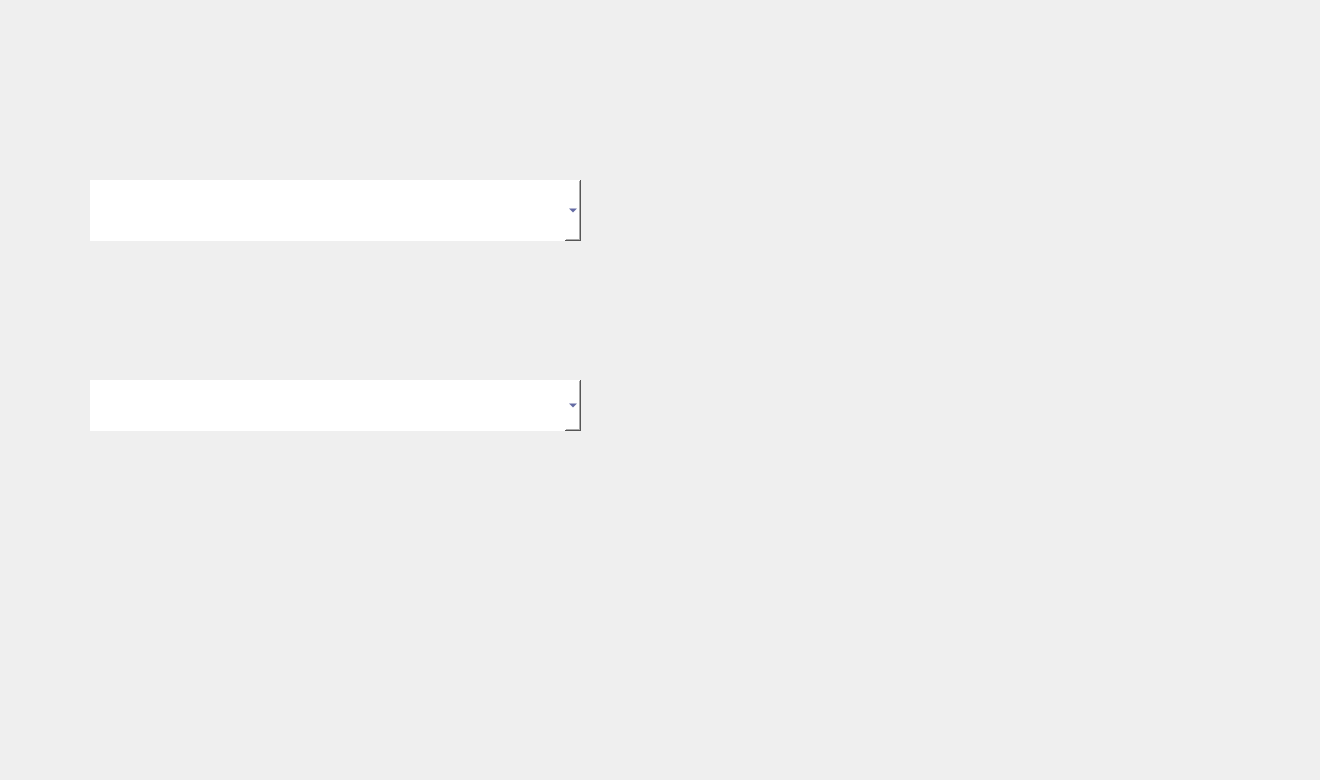
      <widget class="QWidget" name="asignarMaestros">
       <widget class="QLabel" name="label_9">
        <property name="geometry">
         <rect>
          <x>0</x>
          <y>0</y>
          <width>1311</width>
          <height>771</height>
         </rect>
        </property>
        <property name="text">
         <string/>
        </property>
        <property name="pixmap">
         <pixmap resource="imagenes.qrc">:/Fondos/AsignarMaestro.png</pixmap>
        </property>
        <property name="scaledContents">
         <bool>true</bool>
        </property>
       </widget>
       <widget class="QPushButton" name="aceptarAsignacion">
        <property name="geometry">
         <rect>
          <x>80</x>
          <y>520</y>
          <width>511</width>
          <height>51</height>
         </rect>
        </property>
        <property name="styleSheet">
         <string notr="true">background: transparent;
border: none;</string>
        </property>
        <property name="text">
         <string/>
        </property>
       </widget>
       <widget class="QComboBox" name="claseComboBox">
        <property name="geometry">
         <rect>
          <x>90</x>
          <y>180</y>
          <width>491</width>
          <height>61</height>
         </rect>
        </property>
        <property name="styleSheet">
         <string notr="true">background: white;
font: 75 14pt &quot;Segoe UI&quot;;
border: none;
color: rgb(8, 19, 110);</string>
        </property>
       </widget>
       <widget class="QComboBox" name="maestroComboBox">
        <property name="geometry">
         <rect>
          <x>90</x>
          <y>380</y>
          <width>491</width>
          <height>51</height>
         </rect>
        </property>
        <property name="styleSheet">
         <string notr="true">background: white;
font: 75 14pt &quot;Segoe UI&quot;;
border: none;
color: rgb(8, 19, 110);</string>
        </property>
       </widget>
       <widget class="QLabel" name="tituloAsignar">
        <property name="geometry">
         <rect>
          <x>0</x>
          <y>50</y>
          <width>651</width>
          <height>51</height>
         </rect>
        </property>
        <property name="styleSheet">
         <string notr="true">color: rgb(8, 19, 110);
font: 87 24pt &quot;Segoe UI Black&quot;;</string>
        </property>
        <property name="text">
         <string/>
        </property>
        <property name="alignment">
         <set>Qt::AlignCenter</set>
        </property>
       </widget>
      </widget>
